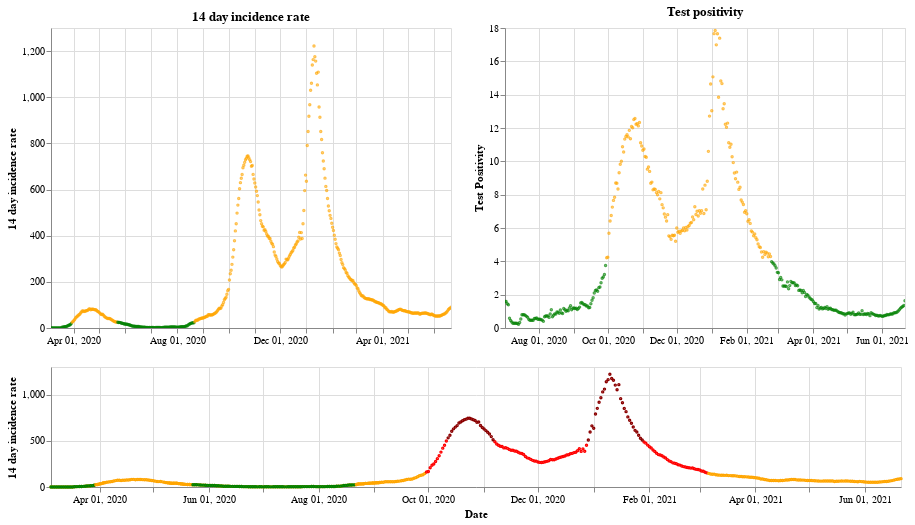

Write notebook code for a chart like this one.
### Markdown cell above
## Northern Ireland

### Code cell
plot_traffic_light('Northern Ireland')

### Figure 1 — Vega-Lite specification as saved in the notebook (floating-point values rounded to 4 significant figures; data arrays with more than 128 entries replaced by an {"elided": "..."} marker saying what was removed)
{"config": {"view": {"continuousWidth": 400, "continuousHeight": 300}}, "vconcat": [{"hconcat": [{"mark": {"type": "point", "size": 2}, "encoding": {"color": {"condition": {"value": "green", "test": "(datum.twoWeeklyCasesRate <= 25)"}, "value": "orange"}, "tooltip": [{"type": "nominal", "field": "areaName"}, {"type": "temporal", "field": "date"}, {"type": "quantitative", "field": "twoWeeklyCasesRate"}, {"type": "quantitative", "field": "testPositivity"}], "x": {"type": "temporal", "axis": {"title": ""}, "field": "date", "scale": {"domain": {"selection": "DateBrush"}}, "timeUnit": "yearmonthdate"}, "y": {"type": "quantitative", "axis": {"title": "14 day incidence rate"}, "field": "twoWeeklyCasesRate"}}, "title": "14 day incidence rate", "width": 400}, {"mark": {"type": "point", "size": 2}, "encoding": {"color": {"condition": {"value": "green", "test": "(datum.testPositivity <= 4)"}, "value": "orange"}, "tooltip": [{"type": "nominal", "field": "areaName"}, {"type": "temporal", "field": "date"}, {"type": "quantitative", "field": "twoWeeklyCasesRate"}, {"type": "quantitative", "field": "testPositivity"}], "x": {"type": "temporal", "axis": {"title": ""}, "field": "date", "scale": {"domain": {"selection": "DateBrush"}}, "timeUnit": "yearmonthdate"}, "y": {"type": "quantitative", "axis": {"title": "Test Positivity"}, "field": "testPositivity"}}, "title": "Test positivity", "width": 400}]}, {"layer": [{"mark": {"type": "point", "size": 2}, "encoding": {"color": {"condition": {"value": "orange", "test": "((50 && datum.twoWeeklyCasesRate) < 150)"}, "value": "red"}, "opacity": {"condition": {"value": 1, "test": "((50 && datum.twoWeeklyCasesRate) < 500)"}, "value": 0}, "tooltip": [{"type": "nominal", "field": "areaName"}, {"type": "temporal", "field": "date"}, {"type": "quantitative", "field": "twoWeeklyCasesRate"}, {"type": "quantitative", "field": "testPositivity"}], "x": {"type": "temporal", "axis": {"title": "Date"}, "field": "date", "timeUnit": "yearmonthdate"}, "y": {"type": "quantitative", "axis": {"title": "14 day incidence rate"}, "field": "twoWeeklyCasesRate"}}, "selection": {"DateBrush": {"type": "interval", "encodings": ["x"], "fields": ["Time"]}}, "width": 850}, {"mark": {"type": "point", "size": 2}, "encoding": {"color": {"value": "darkred"}, "opacity": {"condition": {"value": 1, "test": "(datum.twoWeeklyCasesRate >= 500)"}, "value": 0}, "tooltip": [{"type": "nominal", "field": "areaName"}, {"type": "temporal", "field": "date"}, {"type": "quantitative", "field": "twoWeeklyCasesRate"}, {"type": "quantitative", "field": "testPositivity"}], "x": {"type": "temporal", "axis": {"title": "Date"}, "field": "date", "timeUnit": "yearmonthdate"}, "y": {"type": "quantitative", "axis": {"title": "14 day incidence rate"}, "field": "twoWeeklyCasesRate"}}, "width": 400}, {"mark": {"type": "point", "size": 2}, "encoding": {"color": {"condition": {"value": "green", "test": "((4 && datum.twoWeeklyCasesRate) < 25)"}, "value": "orange"}, "opacity": {"condition": {"value": 1, "test": "(datum.twoWeeklyCasesRate < 50)"}, "value": 0}, "tooltip": [{"type": "nominal", "field": "areaName"}, {"type": "temporal", "field": "date"}, {"type": "quantitative", "field": "twoWeeklyCasesRate"}, {"type": "quantitative", "field": "testPositivity"}], "x": {"type": "temporal", "axis": {"title": "Date"}, "field": "date", "timeUnit": "yearmonthdate"}, "y": {"type": "quantitative", "axis": {"title": "14 day incidence rate"}, "field": "twoWeeklyCasesRate"}}, "width": 400}], "height": 120, "width": 800}], "data": {"name": "data-ebf523be803239c707fba652a02e13f4"}, "$schema": "https://vega.github.io/schema/vega-lite/v4.8.1.json", "datasets": {"data-ebf523be803239c707fba652a02e13f4": {"elided": "474 records"}}}
